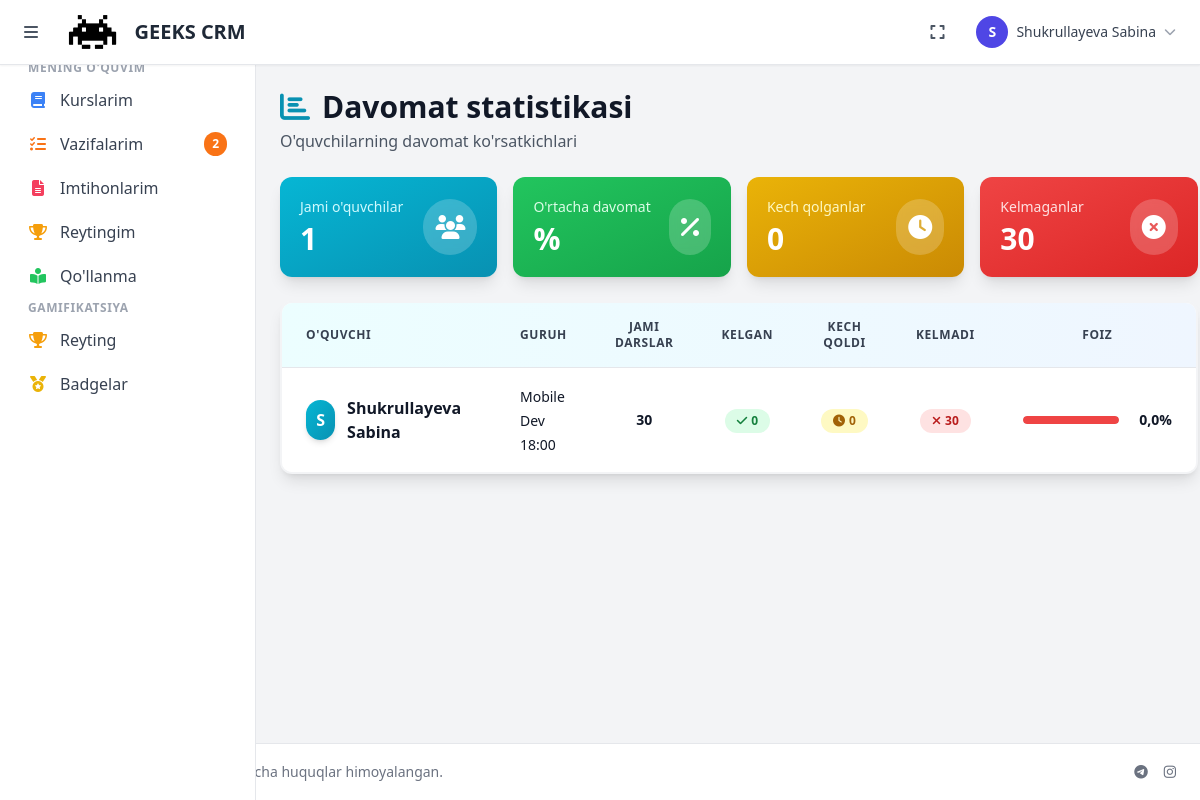
Before: /attendance/statistics/ (signed in) with the older database file.
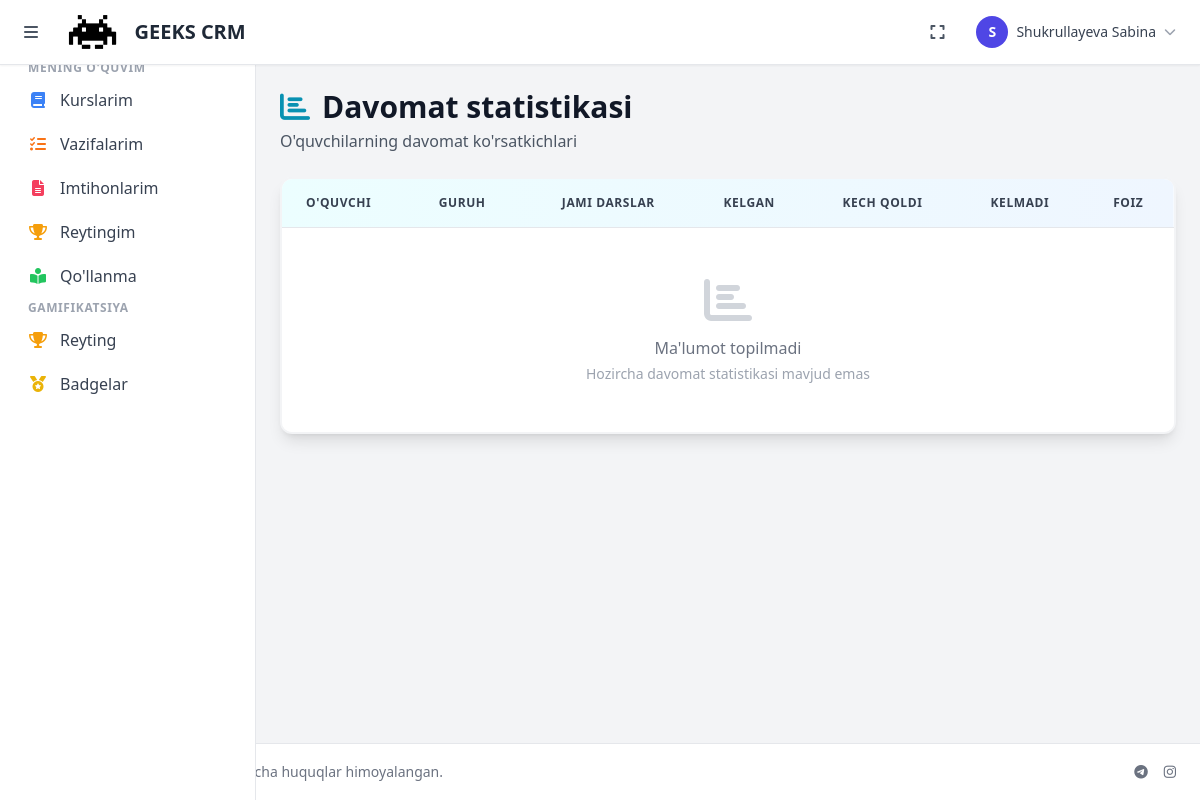
After: the same page with the newer database file.
### attendance/models.py (models this page shows, shortened)
class AttendanceStatistics(models.Model):
    student = models.ForeignKey(User, on_delete=models.CASCADE, related_name='attendance_stats',
                               limit_choices_to={'role': 'student'})
    group = models.ForeignKey(Group, on_delete=models.CASCADE, related_name='attendance_stats')
    total_lessons = models.IntegerField(default=0)
    present_count = models.IntegerField(default=0)
    late_count = models.IntegerField(default=0)
    absent_count = models.IntegerField(default=0)
    attendance_percentage = models.FloatField(default=0.0)  # 0-100%
    updated_at = models.DateTimeField(auto_now=True)
    class Meta:
        verbose_name = _('Attendance Statistics')
        verbose_name_plural = _('Attendance Statistics')
        unique_together = ['student', 'group']
        ordering = ['-attendance_percentage']

### accounts/models.py (models this page shows, shortened)
class User(AbstractUser):
    ROLE_CHOICES = [
        ('admin', 'Administrator'),
        ('manager', 'Menejer'),
        ('mentor', 'Mentor'),
        ('student', "O'quvchi"),
        ('accountant', 'Buxgalter'),
        ('sales', 'Sotuvchi'),
        ('sales_manager', 'Sotuvchilar menejeri'),
    ]
    role = models.CharField(max_length=20, choices=ROLE_CHOICES, default='student', verbose_name='Rol')
    phone = models.CharField(max_length=20, blank=True, null=True, verbose_name='Telefon')
    telegram_id = models.BigIntegerField(blank=True, null=True, unique=True, verbose_name='Telegram ID')
    telegram_username = models.CharField(max_length=100, blank=True, null=True, verbose_name='Telegram username')
    avatar = models.ImageField(upload_to='avatars/', blank=True, null=True, verbose_name='Avatar')
    is_active = models.BooleanField(default=True, verbose_name='Faol')
    created_at = models.DateTimeField(auto_now_add=True, verbose_name='Yaratilgan sana')
    updated_at = models.DateTimeField(auto_now=True, verbose_name='Yangilangan sana')
    class Meta:
        verbose_name = 'Foydalanuvchi'
        verbose_name_plural = 'Foydalanuvchilar'
        ordering = ['-created_at']
        indexes = [
            models.Index(fields=['role', 'is_active']),
            models.Index(fields=['telegram_id']),
            models.Index(fields=['created_at']),
        ]
    def get_full_name(self):
        return f"{self.first_name} {self.last_name}"
    @property
    def is_mentor(self):
        return self.role == 'mentor'
    @property
    def is_student(self):
        return self.role == 'student'

### courses/models.py (models this page shows, shortened)
class Group(models.Model):
    SCHEDULE_CHOICES = [
        ('odd', 'Toq kunlar'),
        ('even', 'Juft kunlar'),
        ('daily', 'Har kuni'),
    ]
    course = models.ForeignKey(Course, on_delete=models.CASCADE, related_name='groups')
    name = models.CharField(max_length=200)
    mentor = models.ForeignKey(User, on_delete=models.SET_NULL, null=True, blank=True,
                              related_name='mentor_groups', limit_choices_to={'role': 'mentor'})
    room = models.ForeignKey(Room, on_delete=models.SET_NULL, null=True, blank=True, related_name='groups')
    students = models.ManyToManyField(User, related_name='student_groups', blank=True,
                                     limit_choices_to={'role': 'student'})
    schedule_type = models.CharField(max_length=10, choices=SCHEDULE_CHOICES, default='odd')
    start_time = models.TimeField()
    end_time = models.TimeField()
    capacity = models.IntegerField(default=20)
    is_active = models.BooleanField(default=True)
    created_at = models.DateTimeField(auto_now_add=True)
    updated_at = models.DateTimeField(auto_now=True)
    class Meta:
        verbose_name = 'Guruh'
        verbose_name_plural = 'Guruhlar'
        ordering = ['course', 'name']

### attendance/views.py (the view)
# urls.py: path('statistics/', views.AttendanceStatisticsView.as_view(), name='attendance_statistics'),
class AttendanceStatisticsView(LoginRequiredMixin, ListView):
    model = AttendanceStatistics
    template_name = 'attendance/statistics.html'
    context_object_name = 'statistics'
    def get_queryset(self):
        queryset = AttendanceStatistics.objects.select_related('student', 'group')
        if self.request.user.is_student:
            queryset = queryset.filter(student=self.request.user)
        return queryset.order_by('-attendance_percentage')

### homework/context_processors.py (called while the page is built)
def homework_notifications(request):
    context = {}
    if request.user.is_authenticated:
        if request.user.is_mentor:
            submitted_count = Homework.objects.filter(
                lesson__group__mentor=request.user,
                is_submitted=True
            ).filter(
                grade__isnull=True
            ).count()
            context['submitted_homeworks_count'] = submitted_count
        elif request.user.is_student:
            pending_count = Homework.objects.filter(
                student=request.user,
                is_submitted=False
            ).count()
            context['pending_homeworks_count'] = pending_count
    return context

### templates/attendance/statistics.html (shortened to what the changed rows need)
{% extends 'base.html' %}
{% load static %}
{% block content %}
<div class="space-y-6">
    <div class="flex flex-col sm:flex-row sm:items-center sm:justify-between gap-4">
        <div>
            <h1 class="text-2xl sm:text-3xl font-bold text-gray-900 flex items-center gap-3">
                <i class="fas fa-chart-bar text-cyan-600"></i>
                Davomat statistikasi
            </h1>
        </div>
    </div>
    {% if statistics %}
    <div class="grid grid-cols-1 sm:grid-cols-4 gap-4">
        <div class="bg-gradient-to-br from-cyan-500 to-cyan-600 rounded-xl shadow-lg p-5 text-white">
            <div class="flex items-center justify-between">
                <div>
                    <p class="text-cyan-100 text-sm font-medium mb-1">Jami o'quvchilar</p>
                    <p class="text-3xl font-bold">{{ statistics|length }}</p>
                </div>
                <div class="bg-white bg-opacity-20 rounded-full p-3 backdrop-blur-sm">
                    <i class="fas fa-users text-2xl"></i>
                </div>
            </div>
        </div>
        <div class="bg-gradient-to-br from-green-500 to-green-600 rounded-xl shadow-lg p-5 text-white">
            <div class="flex items-center justify-between">
                <div>
                    <p class="text-green-100 text-sm font-medium mb-1">O'rtacha davomat</p>
                    <p class="text-3xl font-bold">
                        {% if statistics %}
                            {% widthratio statistics|length 1 1 as total %}
                            {% for s in statistics %}
                                {% widthratio s.attendance_percentage 1 1 as percent %}
                            {% endfor %}
                            {{ percent|floatformat:0 }}%
                        {% else %}
                            0%
                        {% endif %}
                    </p>
                </div>
                <div class="bg-white bg-opacity-20 rounded-full p-3 backdrop-blur-sm">
                    <i class="fas fa-percentage text-2xl"></i>
                </div>
            </div>
        </div>
        <div class="bg-gradient-to-br from-yellow-500 to-yellow-600 rounded-xl shadow-lg p-5 text-white">
            <div class="flex items-center justify-between">
                <div>
                    <p class="text-yellow-100 text-sm font-medium mb-1">Kech qolganlar</p>
                    <p class="text-3xl font-bold">
                        {% for s in statistics %}{{ s.late_count }}{% if not forloop.last %}+{% endif %}{% endfor %}
                    </p>
                </div>
                <div class="bg-white bg-opacity-20 rounded-full p-3 backdrop-blur-sm">
                    <i class="fas fa-clock text-2xl"></i>
                </div>
            </div>
        </div>
        <div class="bg-gradient-to-br from-red-500 to-red-600 rounded-xl shadow-lg p-5 text-white">
            <div class="flex items-center justify-between">
                <div>
                    <p class="text-red-100 text-sm font-medium mb-1">Kelmaganlar</p>
                    <p class="text-3xl font-bold">
                        {% for s in statistics %}{{ s.absent_count }}{% if not forloop.last %}+{% endif %}{% endfor %}
                    </p>
                </div>
                <div class="bg-white bg-opacity-20 rounded-full p-3 backdrop-blur-sm">
                    <i class="fas fa-times-circle text-2xl"></i>
                </div>
            </div>
        </div>
    </div>
    {% endif %}
    <div class="bg-white rounded-xl shadow-lg overflow-hidden border-2 border-gray-100">
        <div class="overflow-x-auto">
            <table class="w-full min-w-full divide-y divide-gray-200">
                <thead class="bg-gradient-to-r from-cyan-50 to-blue-50">
                    <tr>
                        <th class="px-6 py-4 text-left text-xs font-bold text-gray-700 uppercase tracking-wider">O'quvchi</th>
                        <th class="px-6 py-4 text-left text-xs font-bold text-gray-700 uppercase tracking-wider">Guruh</th>
                        <th class="px-6 py-4 text-center text-xs font-bold text-gray-700 uppercase tracking-wider">Jami darslar</th>
                        <th class="px-6 py-4 text-center text-xs font-bold text-gray-700 uppercase tracking-wider">Kelgan</th>
                        <th class="px-6 py-4 text-center text-xs font-bold text-gray-700 uppercase tracking-wider">Kech qoldi</th>
                        <th class="px-6 py-4 text-center text-xs font-bold text-gray-700 uppercase tracking-wider">Kelmadi</th>
                        <th class="px-6 py-4 text-center text-xs font-bold text-gray-700 uppercase tracking-wider">Foiz</th>
                    </tr>
                </thead>
                <tbody class="bg-white divide-y divide-gray-200">
                    {% for s in statistics %}
                    <tr class="hover:bg-cyan-50 transition">
                        <td class="px-6 py-4">
                            <div class="flex items-center gap-3">
                                <div class="w-10 h-10 bg-gradient-to-br from-cyan-500 to-cyan-600 rounded-full flex items-center justify-center text-white font-bold shadow-md">
                                    {{ s.student.first_name.0|upper|default:s.student.username.0|upper }}
                                </div>
                                <span class="font-semibold text-gray-900">{{ s.student.get_full_name|default:s.student.username }}</span>
                            </div>
                        </td>
                        <td class="px-6 py-4">
                            <a href="{% url 'courses:group_detail' s.group.pk %}"
                               class="text-sm font-medium text-gray-900 hover:text-cyan-600 transition">
                                {{ s.group.name }}
                            </a>
                        </td>
                        <td class="px-6 py-4 text-center text-sm font-semibold text-gray-900">{{ s.total_lessons }}</td>
                        <td class="px-6 py-4 text-center">
                            <span class="inline-flex items-center px-3 py-1 rounded-full text-xs font-semibold bg-green-100 text-green-700">
                                <i class="fas fa-check mr-1"></i>
                                {{ s.present_count }}
                            </span>
                        </td>
                        <td class="px-6 py-4 text-center">
                            <span class="inline-flex items-center px-3 py-1 rounded-full text-xs font-semibold bg-yellow-100 text-yellow-700">
                                <i class="fas fa-clock mr-1"></i>
                                {{ s.late_count }}
                            </span>
                        </td>
                        <td class="px-6 py-4 text-center">
                            <span class="inline-flex items-center px-3 py-1 rounded-full text-xs font-semibold bg-red-100 text-red-700">
                                <i class="fas fa-times mr-1"></i>
                                {{ s.absent_count }}
                            </span>
                        </td>
                        <td class="px-6 py-4 text-center">
                            <div class="flex items-center justify-center gap-2">
                                <div class="w-24 bg-gray-200 rounded-full h-2 overflow-hidden">
                                    <div class="h-2 rounded-full transition-all
                                        {% if s.attendance_percentage >= 90 %}bg-green-500
                                        {% elif s.attendance_percentage >= 70 %}bg-yellow-500
                                        {% else %}bg-red-500{% endif %}"
                                        style="width: {{ s.attendance_percentage }}%">
                                    </div>
                                </div>
                                <span class="text-sm font-bold text-gray-900 min-w-[45px] text-right">
                                    {{ s.attendance_percentage }}%
                                </span>
                            </div>
                        </td>
                    </tr>
                    {% empty %}
                    <tr>
                        <td colspan="7" class="px-6 py-12 text-center">
                            <div class="flex flex-col items-center justify-center">
                                <i class="fas fa-chart-bar text-5xl text-gray-300 mb-3"></i>
                                <p class="text-gray-500 font-medium">Ma'lumot topilmadi</p>
                                <p class="text-gray-400 text-sm mt-1">Hozircha davomat statistikasi mavjud emas</p>
                            </div>
                        </td>
                    </tr>
                    {% endfor %}
                </tbody>
            </table>
        </div>
    </div>
</div>
{% endblock %}

### templates/base.html (shortened to what the changed rows need)
{% load static %}
{% load humanize %}
{% load crud_tags %}
<!DOCTYPE html>
<html lang="uz">
<head>
    <script src="https://cdn.tailwindcss.com"></script>
    <link href="https://cdnjs.cloudflare.com/ajax/libs/font-awesome/6.5.1/css/all.min.css" rel="stylesheet">
</head>
<body class="bg-gray-100 min-h-screen flex flex-col">
    <div class="flex flex-1">
        {% if user.is_authenticated %}
        <aside id="sidebar" class="w-64 bg-white border-r border-gray-200 fixed inset-y-0 left-0 z-30 transform -translate-x-full lg:translate-x-0 transition-transform duration-200 pt-16 lg:pt-0">
            <nav class="p-4 space-y-1 overflow-y-auto h-full">
                {% if user.role == 'student' %}
                <a href="{% url 'homework:homework_list' %}" class="flex items-center gap-3 px-3 py-2 rounded-lg text-gray-700 hover:bg-gray-100 relative">
                    <i class="fas fa-tasks w-5 text-center text-orange-500"></i>
                    <span>Vazifalarim</span>
                    {% if pending_homeworks_count and pending_homeworks_count > 0 %}
                    <span class="ml-auto bg-orange-500 text-white text-xs font-bold px-2 py-1 rounded-full">{{ pending_homeworks_count }}</span>
                    {% endif %}
                </a>
                {% endif %}
            </nav>
        </aside>
        {% endif %}
        <main id="mainContent" class="flex-1 p-4 sm:p-6 transition-all duration-200" style="min-height: 0;">
            {% block content %}{% endblock %}
        </main>
    </div>
</body>
</html>

Changed rows visible on the page:
removed AttendanceStatistics: late_count "0", absent_count "30", student.first_name.0 "S", student.get_full_name "Shukrullayeva Sabina", group.name "Mobile Dev 18:00", total_lessons "30", present_count "0", attendance_percentage "0,0"
Other visible differences:
{{ pending_homeworks_count }}: "2" → (not shown)
{{ statistics|length }}: "1" → (not shown)
text no longer shown: "Jami o'quvchilar O'rtacha davomat % Kech qolganlar Kelmaganlar"
text now shown: "Ma'lumot topilmadi Hozircha davomat statistikasi mavjud emas"
